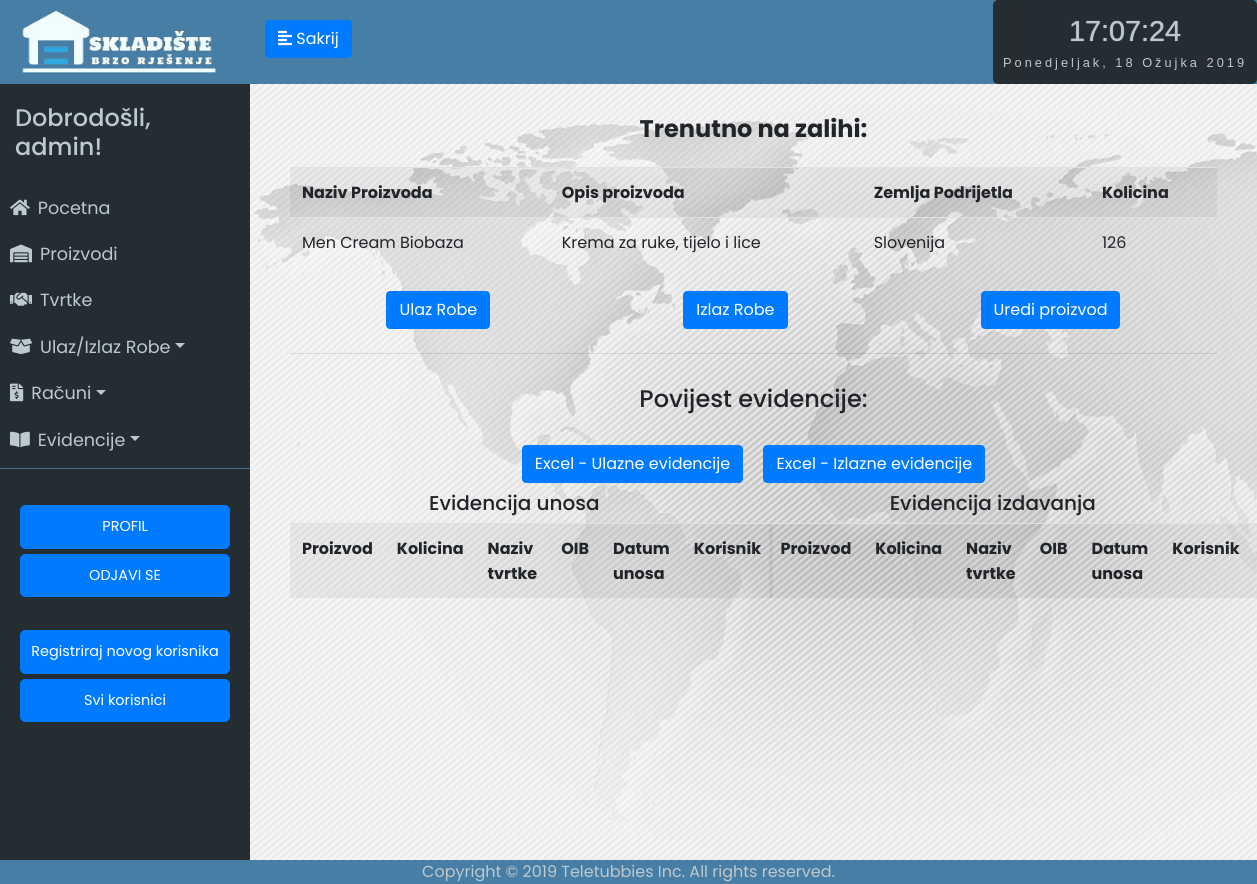
/proizvod/Men Cream Biobaza (signed in), run on the app's committed database.
### app/models.py (models this page shows, shortened)
class User(UserMixin, db.Model):
	id = db.Column(db.Integer, primary_key=True)
	username = db.Column(db.String(64), index=True, unique=True)
	email = db.Column(db.String(120), index=True, unique=True)
	password_hash = db.Column(db.String(128))
	last_seen = db.Column(db.DateTime, default=datetime.utcnow)
	rank = db.Column(db.String(32))
	status = db.Column(db.String(32))
	evidencija = db.relationship('Evidencija', backref='user', lazy='dynamic')
	ReceiptUser = db.relationship('Receipt', backref = 'receiptUser', lazy = 'dynamic', foreign_keys = 'Receipt.receipt_user')
	StornoUser = db.relationship('Receipt', backref='stornoUser', lazy='dynamic', foreign_keys = 'Receipt.storno_user')

class Proizvod(db.Model):
	__searchable__ = ['name']
	id = db.Column(db.Integer, primary_key=True)
	name = db.Column(db.String(64))
	kolicina = db.Column(db.Integer, default=0)
	zemlja_podrijetla = db.Column(db.String(64))
	opis_proizvoda = db.Column(db.String(300))
	datum_unosa = db.Column(db.DateTime, default=datetime.utcnow)
	bar_kod = db.Column(db.String(64))
	evidencija = db.relationship('Evidencija', backref='proizvod', lazy='dynamic')

### app/routes.py (the view, shortened to what this page needs)
@app.route('/proizvod/<name>', methods=['GET', 'POST'])
@login_required
def proizvod(name):
	proizvod = Proizvod.query.filter_by(name=name).first_or_404()
	lista = []
	sveTvrtke=Tvrtka.query.all()
	for tvrtka in sveTvrtke:
		lista.append(tvrtka.name)
	todays_datetime = datetime(datetime.today().year, datetime.today().month, datetime.today().day)
	evidencijaUlaz = Evidencija.query.filter(Evidencija.proizvod_id==proizvod.id, Evidencija.vrsta_unosa=='unos', Evidencija.datum_unosa >= todays_datetime).order_by(Evidencija.datum_unosa.desc()).all()
	evidencijaIzlaz = Evidencija.query.filter(Evidencija.proizvod_id==proizvod.id, Evidencija.vrsta_unosa=='izlaz', Evidencija.datum_unosa >= todays_datetime).order_by(Evidencija.datum_unosa.desc()).all()
	form_ulaz = UlazRobeForm()
	form_izlaz = IzlazRobeForm()
	form_uredi = UrediProizvodForm()
	return render_template('proizvod.html', title=proizvod.name, proizvod=proizvod, evidencijaUlaz=evidencijaUlaz, evidencijaIzlaz=evidencijaIzlaz, form_ulaz=form_ulaz, form_izlaz=form_izlaz, form_uredi=form_uredi, name=proizvod.name, lista=lista)

### app/models.py (called while the page is built)
@login.user_loader
def load_user(id):
	return User.query.get(int(id))

### app/routes.py (called while the page is built)
@app.before_request
def before_request():
	if current_user.is_authenticated:
		current_user.last_seen = datetime.utcnow()
		db.session.commit()

### app/templates/proizvod.html (shortened to what this page needs)
{% extends "base.html" %}
{% block content %}
<div class="unos-p">
    <h4><strong>Trenutno na zalihi:</strong></h4>
    <table class="table table-striped">
        <tr>
            <th>Naziv Proizvoda</th>
            <th>Opis proizvoda</th>
            <th>Zemlja Podrijetla</th>
            <th>Kolicina</th>
        </tr>
        <tr>
            <td>{{ proizvod.name }}</td>
            <td>{{ proizvod.opis_proizvoda }}</td>
            <td>{{ proizvod.zemlja_podrijetla }}</td>
            <td>{{ proizvod.kolicina }}</td>
        </tr>
    </table>
    <div class="tipke-sredina">
        <button type="button" class="btn btn-primary m-2" data-toggle="modal" data-target="#exampleModalCenter" id="ulaz-tipka">Ulaz Robe</button>
        <button type="button" class="btn btn-primary m-2" data-toggle="modal" data-target="#exampleModalCenter2" id="izlaz-tipka">Izlaz Robe</button>
        <button type="button" class="btn btn-primary m-2" data-toggle="modal" data-target="#exampleModalCenter3" id="uredi-proizvod-tipka">Uredi proizvod</button>
    </div>
    <hr>
    <h4>Povijest evidencije:</h4>
    <button class="btn btn-primary m-2" onclick="window.open('{{ url_for('export_proizvod_unos', s=name, b=' ', e=' ', u=' ') }}')">Excel - Ulazne evidencije</button>
    <button class="btn btn-primary m-2" onclick="window.open('{{ url_for('export_proizvod_izlaz', s=name, b=' ', e=' ', u=' ') }}')">Excel - Izlazne evidencije</button>
    <div class="row">
        <div class="col-xl-6">
            <h5>Evidencija unosa</h5>
            <table class="table table-striped">
                <tr>
                    <th>Proizvod</th>
                    <th>Kolicina</th>
                    <th>Naziv tvrtke</th>
                    <th>OIB</th>
                    <th>Datum unosa</th>
                    <th>Korisnik</th>
                </tr>
            </table>
        </div>
        <div class="col-xl-6">
            <h5>Evidencija izdavanja</h5>
            <table class="table table-striped">
            <tr>
                <th>Proizvod</th>
                <th>Kolicina</th>
                <th>Naziv tvrtke</th>
                <th>OIB</th>
                <th>Datum unosa</th>
                <th>Korisnik</th>
                <th></th>
            </tr>
            </table>
        </div>
    </div>
  </div>
</div>
  </div>
{% endblock %}

### app/templates/base.html (shortened to what this page needs)
<html>
<head>
	<link rel="stylesheet" href="https://stackpath.bootstrapcdn.com/bootstrap/4.2.1/css/bootstrap.min.css" integrisha384-GJzZqFGwb1QTTN6wy59ffF1BuGJpLSa9DkKMp0DgiMDm4iYMj70gZWKYbI706tWS">
	<link href="../static/style.css" type="text/css" rel="stylesheet">
	<link rel="stylesheet" href="https://use.fontawesome.com/releases/v5.7.1/css/all.css">
</head>
<body onload="startTime()">
	<div class="wrapper">
	<nav id="sidebar">
		<div class="sidebar-header ">
			<img src="../static/logo5.png" style="width: 200px; height: auto;">
		</div>
		<ul class="list-unstyled components" id="navigation">
			<h4>Dobrodošli, {{ current_user.username }}!</h4>
			<li class="{% block index %}{% endblock %}">
				<a href="{{ url_for('index') }}"><i class="fas fa-home mr-2"></i>Pocetna</a>
			</li>
			<li class="{% block stanje_skladista %}{% endblock %}">
				<a href="{{ url_for('stanje_skladista1') }}"><i class="fas fa-warehouse mr-2"></i>Proizvodi</a>
			</li>
			<li class="{% block dobavljaci %}{% endblock %}">
				<a href="{{ url_for('tvrtke1') }}"><i class="fas fa-handshake mr-2"></i>Tvrtke</a>
			</li>
			<li class="{% block ulaz_izlaz %}{% endblock %}">
				<a href="#pageSubmenu2" data-toggle="collapse" aria-expanded="false" class="dropdown-toggle"><i class="fas fa-box-open mr-2"></i>Ulaz/Izlaz Robe</a>
			</li>
			<li class="{% block racuni %}{% endblock %}">
				<a href="#pageSubmenu3" data-toggle="collapse" aria-expanded="false" class="dropdown-toggle"><i class="fas fa-file-invoice-dollar mr-2"></i>Računi</a>
			</li>
			<li class="{% block evidencije %}{% endblock %}">
				<a href="#pageSubmenu" data-toggle="collapse" aria-expanded="false" class="dropdown-toggle"><i class="fas fa-book-open mr-2"></i>Evidencije</a>
			</li>
		</ul>
		<ul class="list-unstyled CTAs">
                <li>
                    <a href="{{ url_for('user', username=current_user.username) }}" class="btn btn-primary hover-plava">PROFIL</a>
                </li>
                <li>
                    <a href="{{ url_for('logout') }}" class="btn btn-primary hover-plava">ODJAVI SE</a>
                </li>
                {%  if current_user.rank == "admin"%}
                <hr>
                    <li>
                        <a href="{{ url_for('register') }}" class="btn btn-primary hover-plava">Registriraj novog korisnika</a>
                    </li>
                    <li>
                        <a href="{{ url_for('svi_korisnici1') }}" class="btn btn-primary hover-plava">Svi korisnici</a>
                    </li>
                {% endif %}
            </ul>
	</nav>
		<div class="tijelo">
	        <div class="plava-pozadina">
	        	<div class="d-flex bd-highlight">
	  				<div class="bd-highlight">
		            	<button type="button" id="sidebarCollapse" class="btn btn-primary">
			                <i class="fas fa-align-left"></i>
			                <span class="sakrij-tipku"></span>
		            	</button>
		            </div>
	  				<div class="ml-auto bd-highlight">
	  					<div id="clockdate">
		  					<div class="clockdate-wrapper">
		    					<div id="clock"></div>
		    					<div id="date"></div>
		  					</div>
						</div>
					</div>
				</div>
	    	</div>
			<div class="plavo">
			{% block content %}
			{% endblock %}
			</div>
<footer>Copyright © 2019 Teletubbies Inc. All rights reserved.</footer>
</body>
</html>

### app/static/style.css (style rules this page uses)
body { font-family: 'Poppins', sans-serif; background: #fafafa; }
h4 { padding: 15px; }
.wrapper { display: flex; width: 100%; align-items: stretch; }
a, a:hover, a:focus { color: inherit; text-decoration: none; transition: all 0.3s; }
#sidebar { min-width: 250px; max-width: 250px; min-height: 100vh; background: #242d32; color: #bec9cd; transition: all 0.3s; }
#sidebarCollapse { margin-top: 20px; margin-left: 15px; }
#sidebar .sidebar-header { padding: 7.5px 20px; background: #477ea5; color: #f0fdfe; }
#sidebar ul.components { padding: 5px 0; border-bottom: 1px solid #47748b; }
#sidebar ul li a { padding: 10px; font-size: 1.1em; display: block; }
ul.CTAs { padding: 20px; }
ul.CTAs a { text-align: center; font-size: 0.9em !important; display: block; border-radius: 5px; margin-bottom: 5px; }
.tijelo { display: inline-block; width: 100%; }
.plavo { display: inline-block; width: 100%; text-align: center; }
.plava-pozadina { background-color: #477ea5; display: inline-block; width: 100%; height: 84px; }
.unos-p { padding-top: 2vh; padding-left: 5vh; padding-right: 5vh; background-image: url('map.jpg'); height: 100vh; }
.tipke-sredina { display: flex; width: 100%; justify-content: space-around; }
.sakrij-tipku:before { content: 'Sakrij'; }
.clockdate-wrapper { background-color: #242d32; padding:10px; max-width:350px; width:100%; text-align:center; border-radius:5px; margin:0 auto; height: 84px; }
#clock { background-color:#242d32; font-family: sans-serif; font-size:1.8rem; text-shadow:0px 0px 1px #bec9cd; color:#bec9cd; }
#date { letter-spacing:3px; font-size:0.8rem; font-family:arial,sans-serif; color:#bec9cd; }
footer { position: fixed; left: 0; bottom: 0; width: 100%; background-color: #477ea5; color: #bec9cd; text-align: center; }
:root { --mainColor: #007bff; }

### data on the page
User: username "admin"
Proizvod: name "Men Cream Biobaza", opis_proizvoda "Krema za ruke, tijelo i lice", zemlja_podrijetla "Slovenija", kolicina "126"
